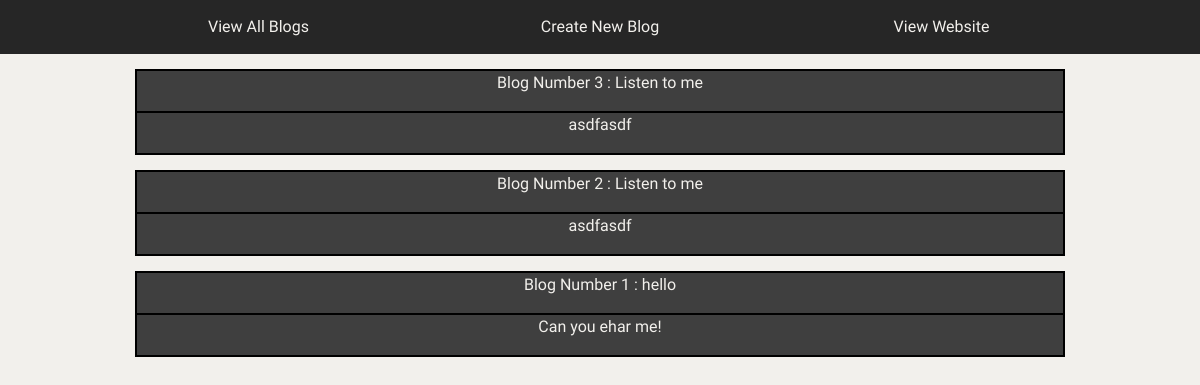
Before: /blog/all_blogs/ with the older database file.
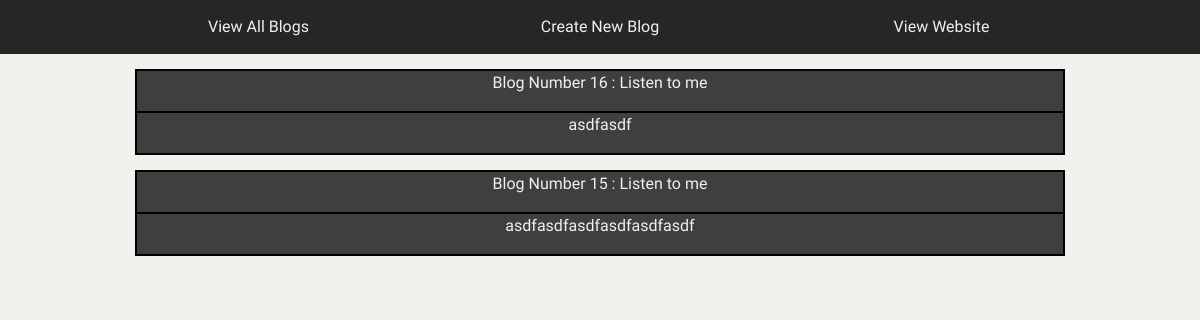
After: the same page with the newer database file.
### blog/models.py (models this page shows, shortened)
class Blog(models.Model):
    title = models.CharField(max_length=100)
    body = models.TextField(max_length=1000)
    date_written = models.DateTimeField(default=timezone.now)
    email_sent = models.BooleanField(default=False)

### blog/views.py (the view)
# urls.py: path('all_blogs/', views.all_blogs, name="all_blogs"),
def all_blogs(request):
    all_blogs = Blog.objects.order_by('-date_written')
    last_five_blogs = Blog.objects.order_by('-date_written')[:5]
    blog_vars = {'all_blogs': all_blogs, 'last_five_blogs': last_five_blogs}
    return render(request, 'blog/all_blogs.html', blog_vars)

### home/templates/blog/all_blogs.html (shortened to what this page needs)
{% extends 'blog/home.html' %}
{% block all_blogs %}
{% if all_blogs %}
<div class="container" id="all_blogs_container">
    {% for blog in all_blogs %}
    <div class="container" id="individual_blog_container">
        <div class="blog_title">
            <p>Blog Number {{blog.id}} : {{blog.title}}</p>
        </div>
        <div class="blog_body">
            <p>{{blog.body}}</p>
        </div>
    </div>
    {% endfor %}
</div>
{% else %}
<div class="container">
    <p>There are currently no Blogs</p>
</div>
{% endif %}
{% endblock %}

Changed rows visible on the page:
removed Blog: id "3", title "Listen to me", body "asdfasdf"
removed Blog: id "2", title "Listen to me", body "asdfasdf"
removed Blog: id "1", title "hello", body "Can you ehar me!"
added Blog: id "16", title "Listen to me", body "asdfasdf"
added Blog: id "15", title "Listen to me", body "asdfasdfasdfasdfasdfasdf"
